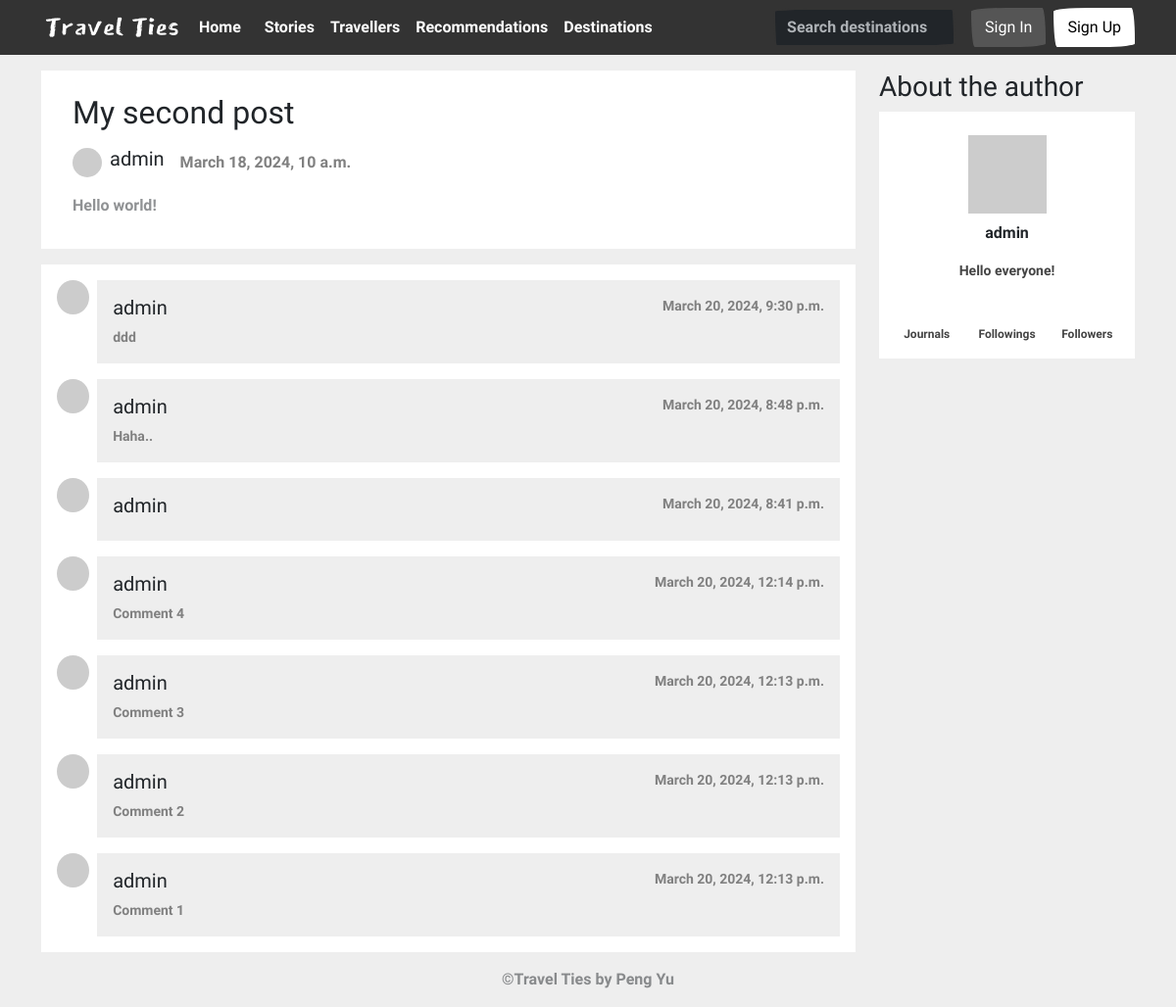
Page /posts/3 on the committed database.
### app/models.py (models this page shows, shortened)
class Post(models.Model):
    user = models.ForeignKey(
        UserProfile, on_delete=models.CASCADE, related_name="posts")
    title = models.CharField(max_length=255)
    summary = models.CharField(max_length=255)
    content = models.TextField()
    created_at = models.DateTimeField(auto_now_add=True)
    updated_at = models.DateTimeField(auto_now=True)
    images = models.ManyToManyField(Image)
    class Meta:
        ordering = ['-updated_at']

class UserProfile(models.Model):
    user = models.OneToOneField(
        User, on_delete=models.CASCADE, related_name="profile")
    avatar_image = models.ForeignKey(
        Image, on_delete=models.SET_NULL, null=True, blank=True)
    profile = models.CharField(max_length=255)
    slogan = models.CharField(max_length=100)
    def __str__(self):
        return self.user.username

class Comment(models.Model):
    user = models.ForeignKey(UserProfile, on_delete=models.CASCADE)
    post = models.ForeignKey(
        Post, on_delete=models.CASCADE, related_name="comments")
    content = models.TextField()
    created_at = models.DateTimeField(auto_now_add=True)
    class Meta:
        ordering = ['-created_at']

### app/views.py (the view, shortened to what this page needs)
# urls.py: path('posts/<int:pk>', views.PostDetailView.as_view(), name="post_detail"),
class PostDetailView(DetailView):
    template_name = "post.html"
    model = models.Post
    context_object_name = "post"
    def get_context_data(self, **kwargs):
        context = super().get_context_data(**kwargs)
        return context

### app/templates/post.html (shortened to what this page needs)
{% extends "base-two-columns.html" %}
{% block center %}
    <div class="card ps-3 pe-3 pt-2" style="border: none; border-radius: 0%;">
        <div class="card-body">
            <h2>{{ post.title }}</h2>
            <div class="d-flex justify-content-start my-3 align-items-center vertical-center">
                <a class="nav-link" href="{% url 'me' post.user.user.id %}">
                    {% if post.user.avatar_image.url %}
                        <img src="{{ post.user.avatar_image.url }}"
                             alt="mdo"
                             width="30"
                             height="30"
                             class="rounded-circle" />
                    {% endif %}
                </a>
                <div class="ms-2">
                    <a class="nav-link" href="{% url 'me' post.user.user.id %}">
                        <h5 style="display:inline-flex;">{{ post.user }}</h5>
                    </a>
                </div>
                <div class="ms-3">
                    <span style="color:gray;">{{ post.created_at }}</span>
                </div>
            </div>
            <div class="mt-3 text-body-tertiary">
                {% autoescape off %}
                    {{ post.content }}
                {% endautoescape %}
            </div>
        </div>
    </div>
    <div class="card ps-3 pe-3 mt-3 pb-3"
         style="border: none;
                border-radius: 0%">
        <div id="comments-section-{{ post.id }}">
            {% for comment in post.comments.all %}
                <div class="mt-3">
                    <div class="d-flex justify-content-start">
                        <div>
                            {% if comment.user.avatar_image.url %}
                                <img src="{{ post.user.avatar_image.url }}"
                                     alt="mdo"
                                     width="35"
                                     height="35"
                                     class="rounded-circle" />
                            {% endif %}
                        </div>
                        <div class="p-3 ms-2" style="background-color: #eeeeee; width: 100%;">
                            <div class="d-flex justify-content-between">
                                <h5>{{ comment.user }}</h5>
                                <span style="font-size: 14px; color: gray;">{{ comment.created_at }}</span>
                            </div>
                            <div style="font-size: 14px; color: gray;">{{ comment.content }}</div>
                        </div>
                    </div>
                </div>
            {% endfor %}
        </div>
    </div>
{% endblock center %}

### app/templates/base-two-columns.html (shortened to what this page needs)
{% extends "base.html" %}
{% block main %}
  <main class="container mt-3">
    <div class="row">
      <div class="col-lg-9">
        {% block center %}
        {% endblock center %}
      </div>
      <div class="col-lg-3">
        <h3 class="mb-2">About the author</h3>
        {% if post %}
          <div class="card" style="border: none; border-radius: 0%;">
            <div class="mt-3 mb-2 text-center">
              <a class="nav-link" href="{% url 'me' user.id %}">
                {% if post.user.avatar_image.url %}
                  <img src="{{ post.user.avatar_image.url }}"
                      alt="mdo"
                      width="80"
                      height="80" />
                {% endif %}
              </a>
              <div class="mt-2" style="font-size: 18; font-weight: bolder;">
                {{ post.user.user.username }}
              </div>
              <div class="mt-3" style="color:#444444; font-size: 14px;">{{ post.user.profile }}</div>
              <div class="row mt-4 m-2" style="font-size: 12px; color:#444444;">
                <div class="col">
                  <br />
                  Journals
                </div>
                <div class="col">
                  <br />
                  Followings
                </div>
                <div class="col">
                  <br />
                  Followers
                </div>
              </div>
            </div>
          </div>
        {% endif %}
      </div>
    </div>
  </main>
{% endblock main %}

### rows in the picture
Post: title "My second post", user "admin", created_at "March 18, 2024, 10 a.m.", content "Hello world!", user.user.username "admin", user.profile "Hello everyone!"
Comment: user "admin", created_at "March 20, 2024, 9:30 p.m.", content "ddd"
Comment: user "admin", created_at "March 20, 2024, 8:48 p.m.", content "Haha.."
Comment: user "admin", created_at "March 20, 2024, 8:41 p.m."
Comment: user "admin", created_at "March 20, 2024, 12:14 p.m.", content "Comment 4"
Comment: user "admin", created_at "March 20, 2024, 12:13 p.m.", content "Comment 3"
Comment: user "admin", created_at "March 20, 2024, 12:13 p.m.", content "Comment 2"
Comment: user "admin", created_at "March 20, 2024, 12:13 p.m.", content "Comment 1"
